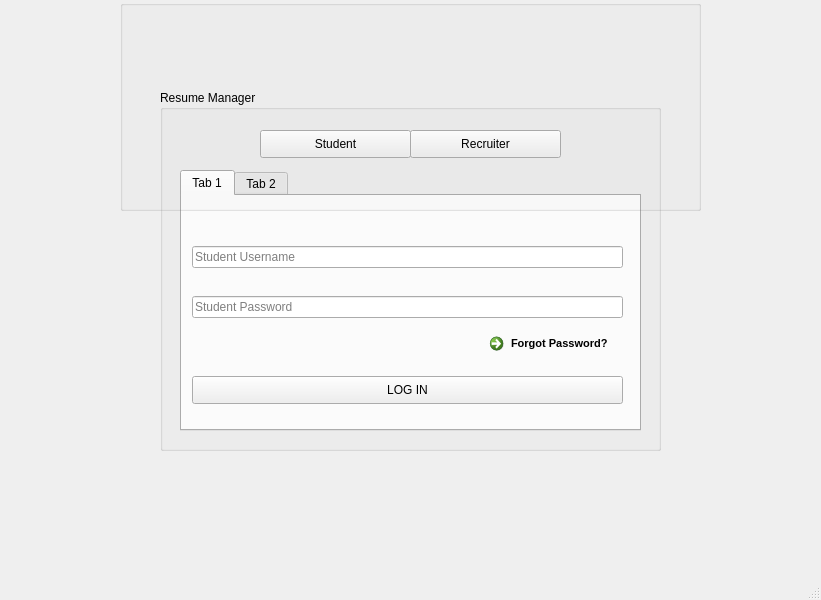
<?xml version="1.0" encoding="UTF-8"?>
<ui version="4.0">
 <class>MainWindow</class>
 <widget class="QMainWindow" name="MainWindow">
  <property name="geometry">
   <rect>
    <x>0</x>
    <y>0</y>
    <width>821</width>
    <height>600</height>
   </rect>
  </property>
  <property name="windowTitle">
   <string>MainWindow</string>
  </property>
  <widget class="QWidget" name="centralwidget">
   <widget class="QGroupBox" name="groupBox">
    <property name="geometry">
     <rect>
      <x>160</x>
      <y>90</y>
      <width>501</width>
      <height>361</height>
     </rect>
    </property>
    <property name="title">
     <string>Resume Manager</string>
    </property>
    <widget class="QPushButton" name="pushButton_2">
     <property name="geometry">
      <rect>
       <x>250</x>
       <y>40</y>
       <width>151</width>
       <height>28</height>
      </rect>
     </property>
     <property name="text">
      <string>Recruiter</string>
     </property>
    </widget>
    <widget class="QPushButton" name="pushButton_3">
     <property name="geometry">
      <rect>
       <x>100</x>
       <y>40</y>
       <width>151</width>
       <height>28</height>
      </rect>
     </property>
     <property name="text">
      <string>Student</string>
     </property>
    </widget>
    <widget class="QTabWidget" name="tabWidget">
     <property name="geometry">
      <rect>
       <x>20</x>
       <y>80</y>
       <width>461</width>
       <height>261</height>
      </rect>
     </property>
     <property name="currentIndex">
      <number>0</number>
     </property>
     <widget class="QWidget" name="tab">
      <attribute name="title">
       <string>Tab 1</string>
      </attribute>
      <widget class="QLineEdit" name="lineEdit">
       <property name="geometry">
        <rect>
         <x>10</x>
         <y>50</y>
         <width>431</width>
         <height>22</height>
        </rect>
       </property>
       <property name="placeholderText">
        <string>Student Username</string>
       </property>
      </widget>
      <widget class="QLineEdit" name="lineEdit_2">
       <property name="geometry">
        <rect>
         <x>10</x>
         <y>100</y>
         <width>431</width>
         <height>22</height>
        </rect>
       </property>
       <property name="placeholderText">
        <string>Student Password</string>
       </property>
      </widget>
      <widget class="QPushButton" name="pushButton">
       <property name="geometry">
        <rect>
         <x>10</x>
         <y>180</y>
         <width>431</width>
         <height>28</height>
        </rect>
       </property>
       <property name="text">
        <string>LOG IN</string>
       </property>
      </widget>
      <widget class="QCommandLinkButton" name="commandLinkButton">
       <property name="geometry">
        <rect>
         <x>300</x>
         <y>130</y>
         <width>151</width>
         <height>31</height>
        </rect>
       </property>
       <property name="font">
        <font>
         <family>Segoe UI</family>
         <pointsize>8</pointsize>
        </font>
       </property>
       <property name="text">
        <string>Forgot Password?</string>
       </property>
      </widget>
     </widget>
     <widget class="QWidget" name="tab_2">
      <attribute name="title">
       <string>Tab 2</string>
      </attribute>
      <widget class="QLineEdit" name="lineEdit_3">
       <property name="geometry">
        <rect>
         <x>10</x>
         <y>50</y>
         <width>431</width>
         <height>22</height>
        </rect>
       </property>
       <property name="placeholderText">
        <string>Recruiter Username</string>
       </property>
      </widget>
      <widget class="QLineEdit" name="lineEdit_4">
       <property name="geometry">
        <rect>
         <x>10</x>
         <y>100</y>
         <width>431</width>
         <height>22</height>
        </rect>
       </property>
       <property name="placeholderText">
        <string>Recruiter Password</string>
       </property>
      </widget>
      <widget class="QCommandLinkButton" name="commandLinkButton_2">
       <property name="geometry">
        <rect>
         <x>300</x>
         <y>130</y>
         <width>151</width>
         <height>31</height>
        </rect>
       </property>
       <property name="font">
        <font>
         <family>Segoe UI</family>
         <pointsize>8</pointsize>
        </font>
       </property>
       <property name="text">
        <string>Forgot Password?</string>
       </property>
      </widget>
      <widget class="QPushButton" name="pushButton_4">
       <property name="geometry">
        <rect>
         <x>10</x>
         <y>180</y>
         <width>431</width>
         <height>28</height>
        </rect>
       </property>
       <property name="text">
        <string>LOG IN</string>
       </property>
      </widget>
     </widget>
    </widget>
   </widget>
   <widget class="QGroupBox" name="groupBox_2">
    <property name="geometry">
     <rect>
      <x>120</x>
      <y>0</y>
      <width>581</width>
      <height>211</height>
     </rect>
    </property>
    <property name="title">
     <string/>
    </property>
   </widget>
  </widget>
  <widget class="QStatusBar" name="statusbar"/>
 </widget>
 <resources/>
 <connections/>
</ui>
